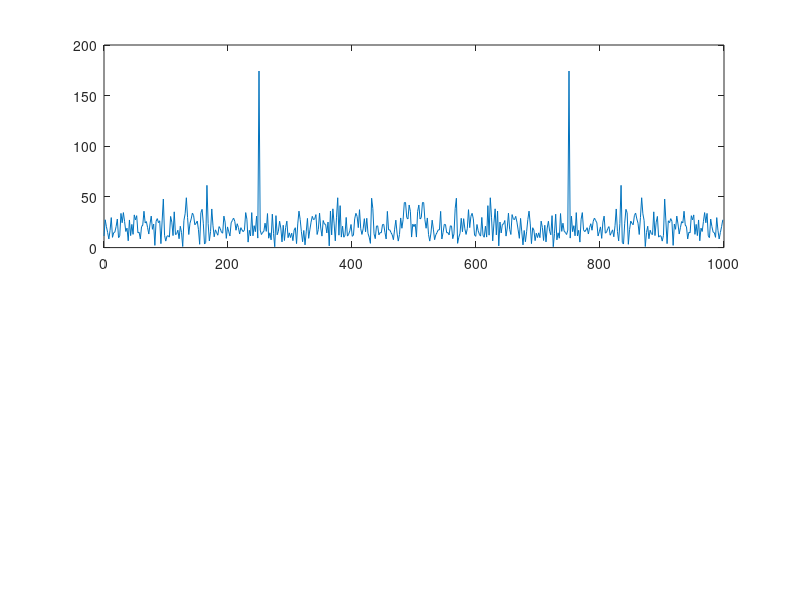

This figure's MATLAB source:
load semmlowEx3pt3.mat
plot(t, x)
Nfft = 2^9;
[Xf] = fft(x, Nfft);
Xfmag = abs(Xf);
Xfphase = angle(Xf);
subplot(2,1,1);
Omega = [0:Nfft-1]/Nfft*(2*pi);
plot(Omega, Xfmag)
fs = 1/mean(diff(t))
f = [0:(Nfft -1)]/Nfft*fs;
plot(f, Xfmag)
[m, imax] = max(Xfmag)
f(imax)
